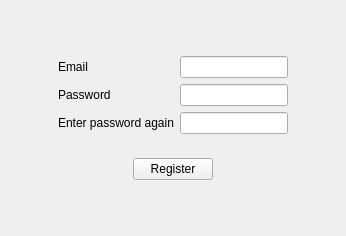
<?xml version="1.0" encoding="UTF-8"?>
<ui version="4.0">
 <class>RegisterWidget</class>
 <widget class="QWidget" name="RegisterWidget">
  <property name="geometry">
   <rect>
    <x>0</x>
    <y>0</y>
    <width>346</width>
    <height>236</height>
   </rect>
  </property>
  <property name="windowTitle">
   <string>Form</string>
  </property>
  <layout class="QGridLayout" name="gridLayout_2">
   <item row="0" column="2">
    <spacer name="verticalSpacer_2">
     <property name="orientation">
      <enum>Qt::Orientation::Vertical</enum>
     </property>
     <property name="sizeHint" stdset="0">
      <size>
       <width>20</width>
       <height>30</height>
      </size>
     </property>
    </spacer>
   </item>
   <item row="1" column="0">
    <spacer name="horizontalSpacer_3">
     <property name="orientation">
      <enum>Qt::Orientation::Horizontal</enum>
     </property>
     <property name="sizeHint" stdset="0">
      <size>
       <width>26</width>
       <height>20</height>
      </size>
     </property>
    </spacer>
   </item>
   <item row="1" column="1" colspan="2">
    <widget class="QWidget" name="widget" native="true">
     <layout class="QGridLayout" name="gridLayout">
      <item row="0" column="0">
       <widget class="QLabel" name="label">
        <property name="text">
         <string>Email</string>
        </property>
       </widget>
      </item>
      <item row="0" column="1">
       <widget class="QLineEdit" name="emailLineEdit"/>
      </item>
      <item row="1" column="0">
       <widget class="QLabel" name="label_2">
        <property name="text">
         <string>Password</string>
        </property>
       </widget>
      </item>
      <item row="1" column="1">
       <widget class="QLineEdit" name="passwordLineEdit">
        <property name="echoMode">
         <enum>QLineEdit::EchoMode::Password</enum>
        </property>
       </widget>
      </item>
      <item row="2" column="0">
       <widget class="QLabel" name="label_3">
        <property name="text">
         <string>Enter password again</string>
        </property>
       </widget>
      </item>
      <item row="2" column="1">
       <widget class="QLineEdit" name="passwordLineEdit_2">
        <property name="echoMode">
         <enum>QLineEdit::EchoMode::Password</enum>
        </property>
       </widget>
      </item>
     </layout>
    </widget>
   </item>
   <item row="1" column="3">
    <spacer name="horizontalSpacer_4">
     <property name="orientation">
      <enum>Qt::Orientation::Horizontal</enum>
     </property>
     <property name="sizeHint" stdset="0">
      <size>
       <width>27</width>
       <height>20</height>
      </size>
     </property>
    </spacer>
   </item>
   <item row="2" column="1" colspan="2">
    <widget class="QWidget" name="widget_2" native="true">
     <layout class="QHBoxLayout" name="horizontalLayout">
      <item>
       <spacer name="horizontalSpacer">
        <property name="orientation">
         <enum>Qt::Orientation::Horizontal</enum>
        </property>
        <property name="sizeHint" stdset="0">
         <size>
          <width>73</width>
          <height>20</height>
         </size>
        </property>
       </spacer>
      </item>
      <item>
       <widget class="QPushButton" name="regisrterPushButton">
        <property name="text">
         <string>Register</string>
        </property>
       </widget>
      </item>
      <item>
       <spacer name="horizontalSpacer_2">
        <property name="orientation">
         <enum>Qt::Orientation::Horizontal</enum>
        </property>
        <property name="sizeHint" stdset="0">
         <size>
          <width>73</width>
          <height>20</height>
         </size>
        </property>
       </spacer>
      </item>
     </layout>
    </widget>
   </item>
   <item row="3" column="1">
    <spacer name="verticalSpacer">
     <property name="orientation">
      <enum>Qt::Orientation::Vertical</enum>
     </property>
     <property name="sizeHint" stdset="0">
      <size>
       <width>20</width>
       <height>30</height>
      </size>
     </property>
    </spacer>
   </item>
  </layout>
 </widget>
 <resources/>
 <connections/>
</ui>
